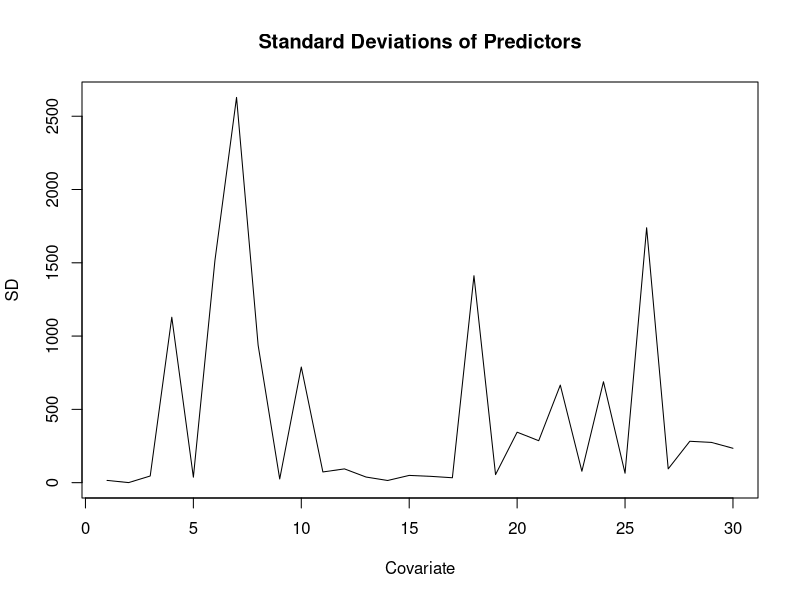
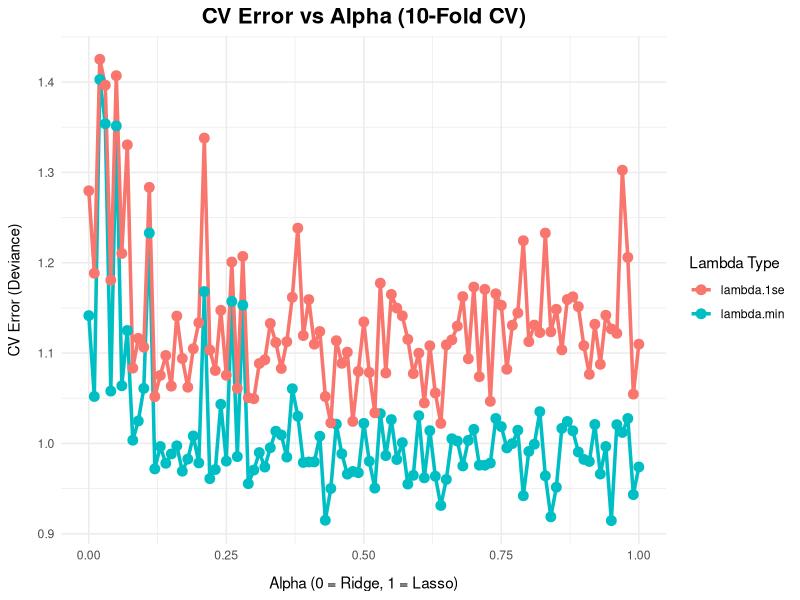
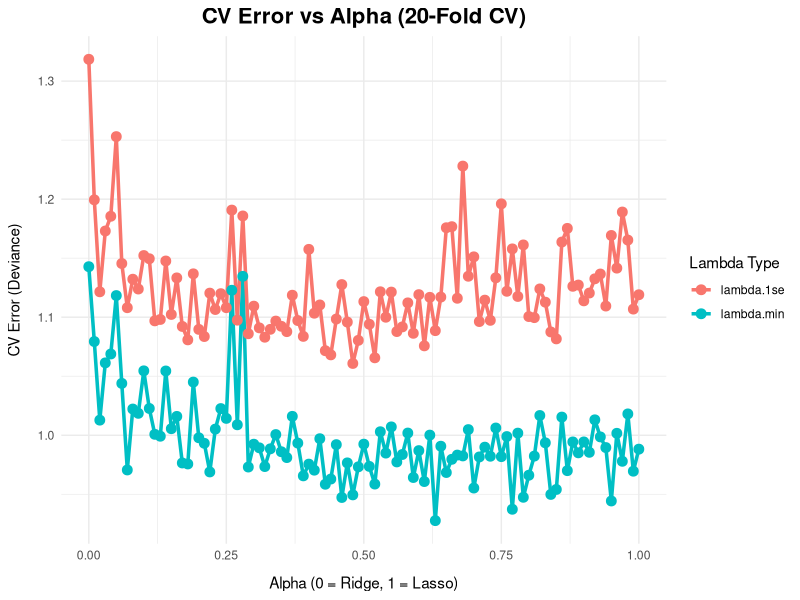
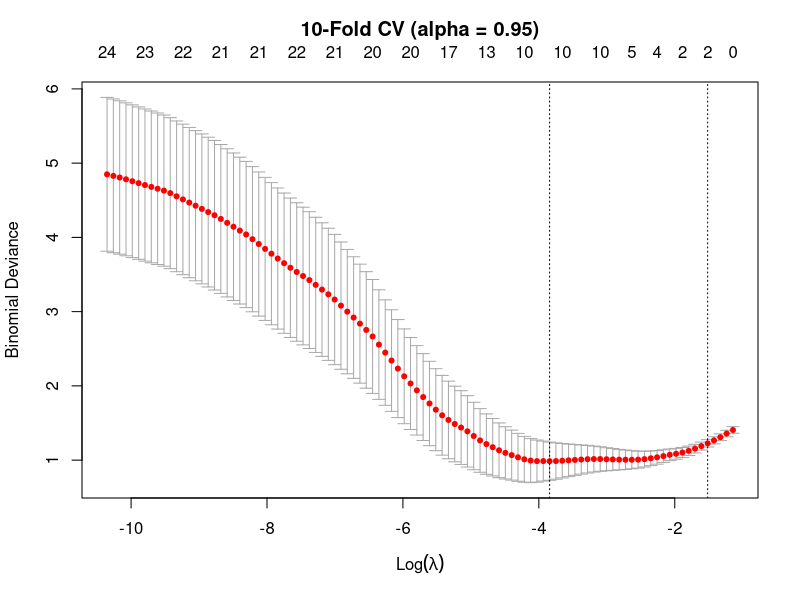
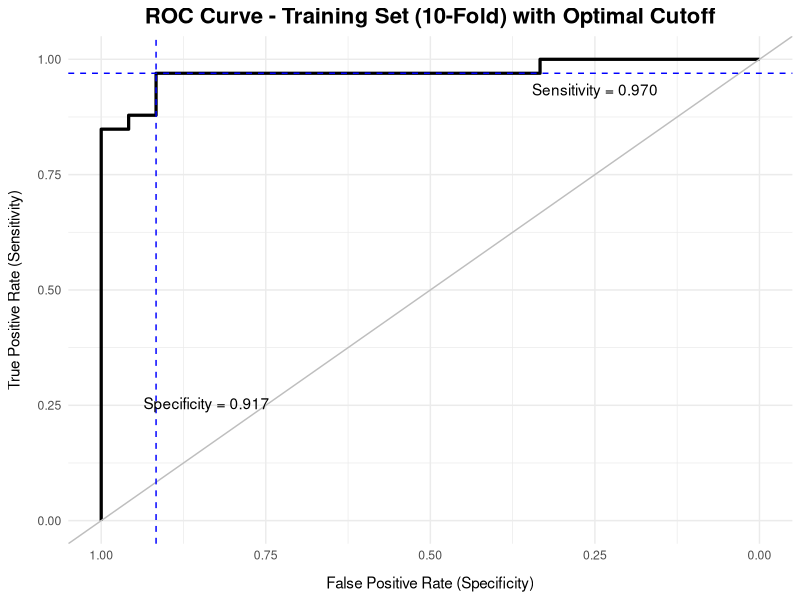
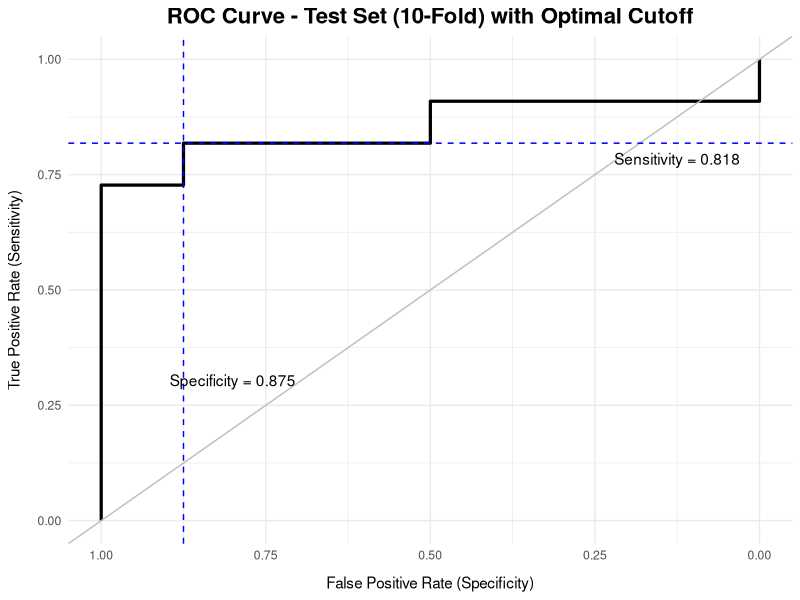
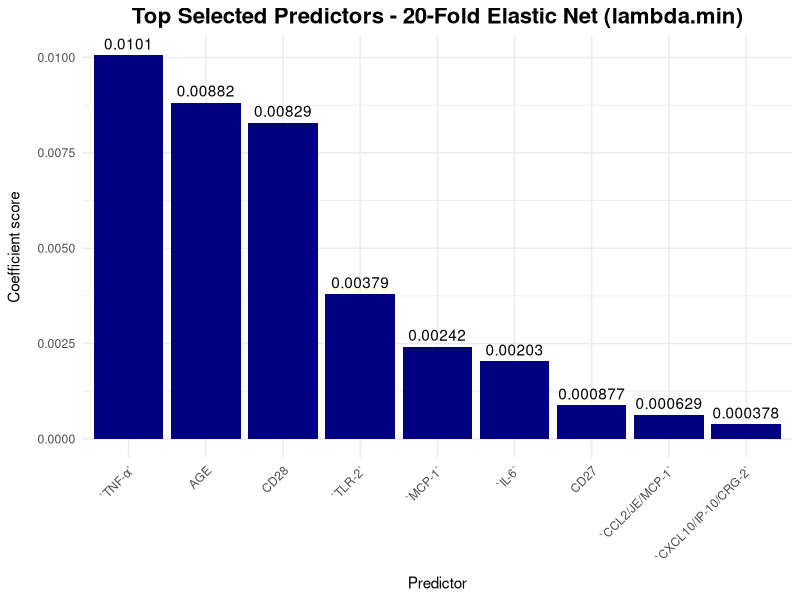
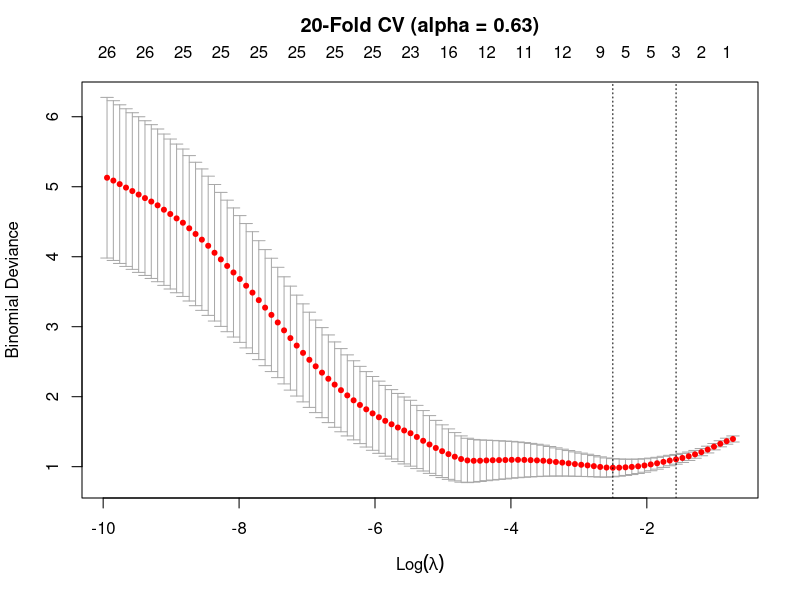

These figures' R source, in order: (Note: this script raises an error after producing the figures.)
# === PACKAGES USED ========
library(readxl)
library(glmnet)
library(ggplot2)
library(GGally)
library(pROC)
library(MASS)
library(caret)

### TO-DO: print or cat important statistics after each analysis
### TO-DO: need analysis or comparison between 10 and 20-fold (e.g. their predictive performance metrics + which cytokines they selected) --> put into combined visualization

# === 1.1| DATA CLEANING ========
COV <- read_excel("Immunologic profiles of patients with COVID-19.xlsx")
str(COV) # dataset contains measurements of 28 analytes from 76 COVID-19-positive patients; response variable: severity (binary, mild vs. severe)

# Checking for missing values
sum(is.na(COV)) # no missing values

# Convert severity to a factor variable
COV$Severity <- as.factor(COV$Severirty)
table(COV$Severity) # 32 mild, 44 severe

# Remove Patient Number and Severirty
COV <- COV[, !(names(COV) %in% c("Severirty", "Patient Number"))]
str(COV) # SEX is still character

# Convert SEX to numeric
COV$SEX <- ifelse(COV$SEX == "F", 1, 0)
table(COV$SEX)  

dim(COV)       # 76 x 31
colnames(COV)  

# === 1.2| EXPLORATORY DATA ANALYSIS ========
# For MN: can you add the EDA plots here


# === 2.1 | MODEL MATRIX AND TRAINING/TEST SETS ========
# Create model matrix for glmnet including all effects 
X <- model.matrix(Severity ~., COV)[, -1]
dim(X) # 30 predictor variables
colnames(X)

Y <- COV$Severity # severity set as response variable

# Checking predictor standard deviations
plot(as.ts(apply(X, 2, sd)), xlab = "Covariate", ylab = "SD",
     main = "Standard Deviations of Predictors")
# Very variable so standardization is needed; glmnet automatically does standardization


# Create train (75%) & test (25%) sets
set.seed(1717)
train_index <- createDataPartition(Y, p = 0.75, list = FALSE)
X_train <- X[train_index, ]
Y_train <- Y[train_index]
X_test <- X[-train_index, ]
Y_test <- Y[-train_index]

## Confirm class balance in train and test
table(Y_train) # 57 total, 42% in mild, 58% in severe
table(Y_test) # 19 total, 42% in mild, 58% in severe


# === 2.2 | GRID SEARCH FOR ALPHA ========
# Function to perform grid search for optimal alpha value with different n-folds 
alpha_search <- function (X, Y, nfolds){
  alpha_grid <- seq(0, 1, .01)
  results <- data.frame()
  set.seed(1717)
  for (a in alpha_grid) {
  cv_model <- cv.glmnet(x = X, 
                        y = Y, 
                        alpha = a, 
                        nfolds = nfolds,
                        family = "binomial",
                        keep = T,
                        standardize = T,
                        type.measure = "deviance")  # Accuracy measure is deviance because AUC could not be used; number of observations is too small per fold
  
  # Store results
  results <- rbind(results, data.frame(
    alpha = a,
    lambda_min = cv_model$lambda.min,
    lambda_1se = cv_model$lambda.1se,
    cvm_min = min(cv_model$cvm),
    cvm_1se = cv_model$cvm[which(cv_model$lambda == cv_model$lambda.1se)]
  ))
  }
  # Extract optimal alpha and lambda
  best_min <- results$alpha[which.min(results$cvm_min)]
  best_1se <- results$alpha[which.min(results$cvm_1se)]
  
  return(list(results = results,
              best_min = best_min,
              best_1se = best_1se))
}

# Perform grid search and obtain optimal alpha for each k-fold CV
alpha_10 <- alpha_search(X_train, Y_train, 10)
best_min_10 <- alpha_10$best_min
best_1se_10 <- alpha_10$best_1se

alpha_20 <- alpha_search(X_train, Y_train, 20)
best_min_20 <- alpha_20$best_min
best_1se_20 <- alpha_20$best_1se

# Visualize alpha grid search to decide between alpha values
ggplot(alpha_10$results, aes(x = alpha)) +
  geom_line(aes(y = cvm_min, color = "lambda.min"), linewidth = 1.2) +
  geom_line(aes(y = cvm_1se, color = "lambda.1se"), linewidth = 1.2) +
  geom_point(aes(y = cvm_min, color = "lambda.min"), size = 3) +
  geom_point(aes(y = cvm_1se, color = "lambda.1se"), size = 3) +
  labs(title = "CV Error vs Alpha (10-Fold CV)",
       x = "Alpha (0 = Ridge, 1 = Lasso)",
       y = "CV Error (Deviance)",
       color = "Lambda Type") +
  theme_minimal() +
  theme(plot.title = element_text(face = "bold", size = 16, hjust = 0.5),
        axis.title.x = element_text(margin = margin(t = 10)),
        axis.title.y = element_text(margin = margin(r = 10))) 

ggplot(alpha_20$results, aes(x = alpha)) +
  geom_line(aes(y = cvm_min, color = "lambda.min"), linewidth = 1.2) +
  geom_line(aes(y = cvm_1se, color = "lambda.1se"), linewidth = 1.2) +
  geom_point(aes(y = cvm_min, color = "lambda.min"), size = 3) +
  geom_point(aes(y = cvm_1se, color = "lambda.1se"), size = 3) +
  labs(title = "CV Error vs Alpha (20-Fold CV)",
       x = "Alpha (0 = Ridge, 1 = Lasso)",
       y = "CV Error (Deviance)",
       color = "Lambda Type") +
  theme_minimal() +
  theme(plot.title = element_text(face = "bold", size = 16, hjust = 0.5),
        axis.title.x = element_text(margin = margin(t = 10)),
        axis.title.y = element_text(margin = margin(r = 10))) 
# alpha_min will be used as it has the lowest CV error and will thus maximize predictive accuracy

# Helper functions for next steps
# Function to determine cutoffs for sensitivity, specificity, and classification
get_cutoff <- function(AUC) {
  snsp <- cbind(AUC$sensitivities, AUC$specificities)
  indx <- which.max(apply(snsp, 1, min))
  return(data.frame(sensitivity = snsp[indx, 1],
                    specificity = snsp[indx, 2],
                    cutoff = AUC$threshold[indx]))
} 

# Function to obtain metrics from confusion matrix; positive is set to second factor
get_metrics <- function(mat, pos = 2) {
  neg <- if (pos == 2) 1 else 2
  sn <- mat[pos, pos] / sum(mat[pos, ])
  sp <- mat[neg, neg] / sum(mat[neg, ])
  acc <- (mat[neg, neg] + mat[pos, pos]) / sum(mat)
  return(unlist(list(sensitivity = sn, specificity = sp, accuracy = acc)))
}

# === 3.1 | ELASTIC NET MODEL (10-FOLD) ========
set.seed(1717)
cv_10 <- cv.glmnet(X_train, Y_train, nfolds = 10, family = "binomial", alpha = best_min_10, type.measure = "deviance")
plot(cv_10)
title(main = paste0("10-Fold CV (alpha = ", best_min_10, ")"), line = 2.3)

prd_train_10 <- predict(cv_10, newx = X_train, type = "response", s = cv_10$lambda.min)[, 1]
prd_test_10 <- predict(cv_10, newx = X_test, type = "response", s = cv_10$lambda.min)[, 1]

# Test prediction accuracy with AUC-ROC curves(Change plots to be made with ggplot and overlay curves)
AUC_train_10 <- roc(Y_train, prd_train_10)
AUC_test_10  <- roc(Y_test,  prd_test_10)
auc(AUC_train_10)
auc(AUC_test_10)

# Determine cutoffs for model with 10-folds
cut_train_10 <- get_cutoff(AUC_train_10)
cut_train_10
cut_test_10 <- get_cutoff(AUC_test_10)
cut_test_10

# Make confusion matrix for model
conf_10 <- table(y = Y_test, yhat = as.numeric(prd_test_10 > cut_test_10$cutoff))
conf_10
metrics_10 <- get_metrics(conf_10)
metrics_10

# Plot ROC curve with optimal cutoff
# Training set
ggroc(AUC_train_10, linewidth = 1.1) +
  labs(title = "ROC Curve - Training Set (10-Fold) with Optimal Cutoff",
       x = "False Positive Rate (Specificity)",
       y = "True Positive Rate (Sensitivity)") +
  geom_abline(slope = 1, intercept = 1, 
               color = "grey") +
  geom_hline(yintercept = cut_train_10$sensitivity,
             linetype = "dashed",
             color = "blue") + 
  geom_vline(xintercept = cut_train_10$specificity,
             linetype = "dashed",
             color = "blue") +
  annotate("text", 
           x = 0.84,
           y = 0.25,
           label = "paste(Specificity, \" = 0.917\")", parse = T) +
  annotate("text", 
           x = 0.25,
           y = 0.93,
           label = "paste(Sensitivity, \" = 0.970\")", parse = T) +
  theme_minimal() +
  theme(plot.title = element_text(face = "bold", size = 16, hjust = 0.5),
        axis.title.x = element_text(margin = margin(t = 10)),
        axis.title.y = element_text(margin = margin(r = 10))) 

# Test set
ggroc(AUC_test_10, linewidth = 1.1) +
  labs(title = "ROC Curve - Test Set (10-Fold) with Optimal Cutoff",
       x = "False Positive Rate (Specificity)",
       y = "True Positive Rate (Sensitivity)") +
  geom_abline(slope = 1, intercept = 1, 
              color = "grey") +
  geom_hline(yintercept = cut_test_10$sensitivity,
             linetype = "dashed",
             color = "blue") + 
  geom_vline(xintercept = cut_test_10$specificity,
             linetype = "dashed",
             color = "blue") +
  annotate("text", 
           x = 0.8,
           y = 0.3,
           label = "paste(Specificity, \" = 0.875\")", parse = T) +
  annotate("text", 
           x = 0.125,
           y = 0.78,
           label = "paste(Sensitivity, \" = 0.818\")", parse = T) +
  theme_minimal() +
  theme(plot.title = element_text(face = "bold", size = 16, hjust = 0.5),
        axis.title.x = element_text(margin = margin(t = 10)),
        axis.title.y = element_text(margin = margin(r = 10))) 

# Obtain most significant coefficients as predicted by model
coef(cv_10, s = cv_10$lambda.min)
coef_10_min <- coef(cv_10,s = cv_10$lambda.min)[-1,1]
coef_10_min[coef_10_min!=0] 
# With 10-fold CV and using min for alpha and lambda, elastic net regression selected 9 relevant variables; 7 are negative and 2 are positive

selected_10  <- sort(abs(coef_10_min[coef_10_min != 0]), decreasing = TRUE)
selected_10 <- data.frame(Predictor = names(selected_10),
                          Value = selected_10)
selected_10$Predictor <- factor(selected_10$Predictor, levels = selected_10$Predictor)
rownames(selected_10) <- NULL
# Notes: TNF-a has the most influence

# Ranking of top predictors 
ggplot(selected_10, aes(x = Predictor, y = Value)) +
  geom_col(fill = "navy") +
  geom_text(aes(label = signif(Value, 3)), vjust = -0.5) +
  labs(title = "Top Selected Predictors - 20-Fold Elastic Net (lambda.min)",
       x = "Predictor",
       y = "Coefficient score") +
  theme_minimal() +
  theme(plot.title = element_text(face = "bold", size = 16, hjust = 0.5),
        axis.title.x = element_text(margin = margin(t = 8)),
        axis.title.y = element_text(margin = margin(r = 10)),
        axis.text.x = element_text(angle = 45, hjust = 1)) 

# === 3.2 | ELASTIC NET MODEL (20-FOLD) ========
set.seed(1717)
cv_20 <- cv.glmnet(X_train, Y_train, nfolds = 20, family = "binomial", alpha = best_min_20, type.measure = "deviance")
plot(cv_20)
title(main = paste0("20-Fold CV (alpha = ", best_min_20, ")"), line = 2.5)

prd_train_20 <- predict(cv_20, newx = X_train, type = "response", s = cv_20$lambda.min)[, 1]
prd_test_20  <- predict(cv_20, newx = X_test,  type = "response", s = cv_20$lambda.min)[, 1]

# Test prediction accuracy with AUC-ROC curves
AUC_train_20 <- roc(Y_train, prd_train_20)
AUC_test_20  <- roc(Y_test,  prd_test_20)
auc(AUC_train_20)
auc(AUC_test_20)

# Determine cutoffs for model with 10-folds
cut_train_20 <- get_cutoff(AUC_train_20)
cut_test_20 <- get_cutoff(AUC_test_20)
cut_train_20
cut_test_20

# Make confusion matrix for model
conf_20 <- table(y = Y_test, yhat = as.numeric(prd_test_20 > cut_test_20$cutoff))
conf_20
get_metrics(conf_20)

# Plot ROC curve with optimal cutoff
# Training set
ggroc(AUC_train_20, linewidth = 1.1) +
  labs(title = "ROC Curve - Training Set (20-Fold) with Optimal Cutoff",
       x = "False Positive Rate (Specificity)",
       y = "True Positive Rate (Sensitivity)") +
  geom_abline(slope = 1, intercept = 1, 
              color = "grey") +
  geom_hline(yintercept = cut_train_20$sensitivity,
             linetype = "dashed",
             color = "blue") + 
  geom_vline(xintercept = cut_train_20$specificity,
             linetype = "dashed",
             color = "blue") +
  annotate("text", 
           x = 0.84,
           y = 0.25,
           label = "paste(Specificity, \" = 0.917\")", parse = T) +
  annotate("text", 
           x = 0.25,
           y = 0.84,
           label = "paste(Sensitivity, \" = 0.879\")", parse = T) +
  theme_minimal() +
  theme(plot.title = element_text(face = "bold", size = 16, hjust = 0.5),
        axis.title.x = element_text(margin = margin(t = 10)),
        axis.title.y = element_text(margin = margin(r = 10))) 

# Test set
ggroc(AUC_test_20, linewidth = 1.1) +
  labs(title = "ROC Curve - Test Set (20-Fold) with Optimal Cutoff",
       x = "False Positive Rate (Specificity)",
       y = "True Positive Rate (Sensitivity)") +
  geom_abline(slope = 1, intercept = 1, 
              color = "grey") +
  geom_hline(yintercept = cut_test_20$sensitivity,
             linetype = "dashed",
             color = "blue") + 
  geom_vline(xintercept = cut_test_20$specificity,
             linetype = "dashed",
             color = "blue") +
  annotate("text", 
           x = 0.8,
           y = 0.3,
           label = "paste(Specificity, \" = 0.875\")", parse = T) +
  annotate("text", 
           x = 0.125,
           y = 0.78,
           label = "paste(Sensitivity, \" = 0.818\")", parse = T) +
  theme_minimal() +
  theme(plot.title = element_text(face = "bold", size = 16, hjust = 0.5),
        axis.title.x = element_text(margin = margin(t = 10)),
        axis.title.y = element_text(margin = margin(r = 10))) 

# Obtain most significant coefficients as predicted by model
coef(cv_20, s = cv_20$lambda.min)
coef_20_min <- coef(cv_20,s = cv_20$lambda.min)[-1,1]
coef_20_min[coef_20_min!=0] 
# With 20-fold CV and using min for alpha and lambda, elastic net regression selected 9 relevant variables; 8 are negative and 1 is positive

selected_20  <- sort(abs(coef_20_min[coef_20_min != 0]), decreasing = TRUE)
selected_20 <- data.frame(Predictor = names(selected_20),
                          Value = selected_20)
selected_20$Predictor <- factor(selected_20$Predictor, levels = selected_20$Predictor)
rownames(selected_20) <- NULL
# Notes: TNF-a has the most influence

# Ranking of top predictors 
ggplot(selected_20, aes(x = Predictor, y = Value)) +
  geom_col(fill = "maroon") +
  geom_text(aes(label = signif(Value, 3)), vjust = -0.5) +
  labs(title = "Top Selected Predictors - 20-Fold Elastic Net (lambda.min)",
       x = "Predictor",
       y = "Coefficient score") +
  theme_minimal() +
  theme(plot.title = element_text(face = "bold", size = 16, hjust = 0.5),
        axis.title.x = element_text(margin = margin(t = 8)),
        axis.title.y = element_text(margin = margin(r = 10)),
        axis.text.x = element_text(angle = 45, hjust = 1)) 

# Comparison plot for 10-fold vs 20-fold
plot(AUC_test_10, col = "navy", main = "Test Set ROC: 10-Fold vs 20-Fold")
plot(AUC_test_20, col = "maroon", add = TRUE)
legend("bottomright",
       legend = c(paste0("10-Fold AUC = ", round(auc(AUC_test_10), 3)),
                  paste0("20-Fold AUC = ", round(auc(AUC_test_20), 3))),
       col = c("navy", "maroon"), lwd = 2, bty = "n")

# For MN: please compare the predictors in the 10-fold and 20-fold models; idk how but show which ones wre exclusive in one and shared in both

# === 4 | STATISTICAL ANALYSIS OF PREDICTORS ======== #TO-DO: check if this is correct
# Wilcoxon test for age 
wilcox.test(AGE ~ Severity, data = COV) #p-value = 0.02017
boxplot(AGE ~ Severity, data = COV)

# Model with age as only predictor
model_age <- glm(Severity ~ AGE, data = COV, family = "binomial")
summary(model_age)
### 4.3% decrease in odds per 1 unit increase in age??? 
# yeah that kinda makes sense based on the graph below, I think its because most ages in the mild range were over 50 while severe had ones in their 20s. the correlation thing under also gives a negative value 

# Correlation of age with predicted probability in 10 and 20 fold model
prd_all_10 <- predict(cv_10, newx = X, type = "response", s = cv_10$lambda.min)[, 1]
cor(COV$AGE, prd_all_10)

prd_all_20 <- predict(cv_20, newx = X, type = "response", s = cv_20$lambda.min)[, 1]
cor(COV$AGE, prd_all_20)

# Scatterplot of age vs probability
ggplot(data.frame(Age = COV$AGE, Prob = prd_all_10, Severity = factor(COV$Severity, labels = c("Mild","Severe"))), aes(x = Age, y = Prob, color = Severity)) +
  geom_point(size = 3) +
  geom_smooth(method = "loess", color = "black") +
  scale_color_manual(values = c("Mild" = "navy", "Severe" = "maroon")) +
  labs(title = "Age vs Probability of Severe COVID-19",
       x = "Age (years)", y = "Probability of Severity") +
  theme_bw()

### I don't think we really need to do this part since she never taught us but I'll leave this here for now
#I'm also good with getting rid of it i dont think its necessary
# Statistical significance of cytokines
wilcox_results <- data.frame()

for (i in names(selected_10)) {if (i %in% colnames(X)) {
  test <- wilcox.test(X[, i] ~ COV$Severity)
  
  wilcox_results <- rbind(wilcox_results, data.frame(
    Predictor = i,
    W_statistic = test$statistic,
    p_value = round(test$p.value, 4),
    Significant = ifelse(test$p.value < 0.05, "Yes", "No")))}}

print(wilcox_results[order(wilcox_results$p_value), ])
